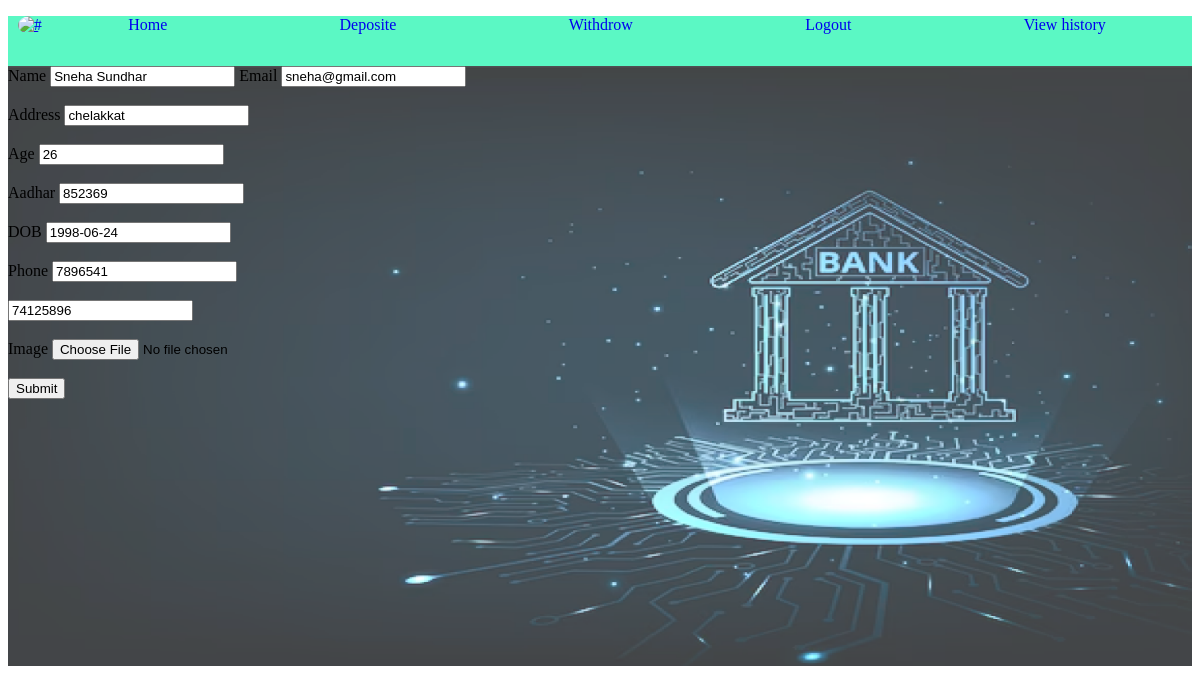
Screenshot of /edit/1 with the database file from the repository.
### app/models.py (models this page shows, shortened)
class User(models.Model):
    user_id=models.ForeignKey(CustomUser,on_delete=models.CASCADE)
    name=models.CharField(max_length=100)
    account_no=models.IntegerField()
    image=models.FileField(upload_to='media')
    address=models.CharField(max_length=100)
    email=models.CharField(max_length=100)
    age=models.IntegerField()
    phone=models.IntegerField()
    dob=models.DateField()
    adharcard=models.IntegerField()
    pancard=models.IntegerField()
    initial_amount=models.IntegerField()

### app/views.py (the view)
# urls.py: path('edit/<int:id>',views.edit,name='edit'),
def edit(request,id):
    data=User.objects.get(id=id)
    if request.method=="POST":
        data.name=request.POST['name']
        data.email=request.POST['email']
        data.address=request.POST['address']
        data.age=request.POST['age']
        data.adharcard=request.POST['adharcard']
        data.dob=request.POST['dob']
        data.phone=request.POST['phone']
        data.pancard=request.POST['pancard']
        if 'image' in request.FILES:
            data.image=request.FILES['image']
        data.save()
        return redirect(profileview)
    else:
        return render(request,'edit.html',{'data':data})

### templates/edit.html (shortened to what this page needs)
{% extends 'userhome.html' %}
{% block content %}
    <form action="{% url 'edit' id=data.id %}" method="post" enctype="multipart/form-data">
        <label for="">Name</label>
        <input type="text" name="name" value="{{data.name}}">
        <label for="">Email</label>
        <input type="text" name="email" value="{{data.email}}" required><br><br>
        <label for="">Address</label>
        <input type="text" name="address" value="{{data.address}}" required><br><br>
        <label for="">Age</label>
        <input type="text" name="age" value="{{data.age}}" required><br><br>
        <label for="">Aadhar</label>
        <input type="text" name="adharcard" value="{{data.adharcard}}" required ><br><br>
        <label for="">DOB</label>
        <input type="text" name="dob" value="{{data.dob|date:'Y-m-d'}}" required ><br><br>
        <label for="">Phone</label>
        <input type="text" name="phone" value="{{data.phone}}" required ><br><br>
        <input type="text" name="pancard" value="{{data.pancard}}" required ><br><br>
        <label for="">Image</label>
        <input type="file" name="image" value="{{data.image}}" required ><br><br>
        <input type="submit">
    </form>
{% endblock %}

### rows the page displays
User: name "Sneha Sundhar", email "sneha@gmail.com", address "chelakkat", age "26", adharcard "852369", dob "1998-06-24", phone "7896541", pancard "74125896"
